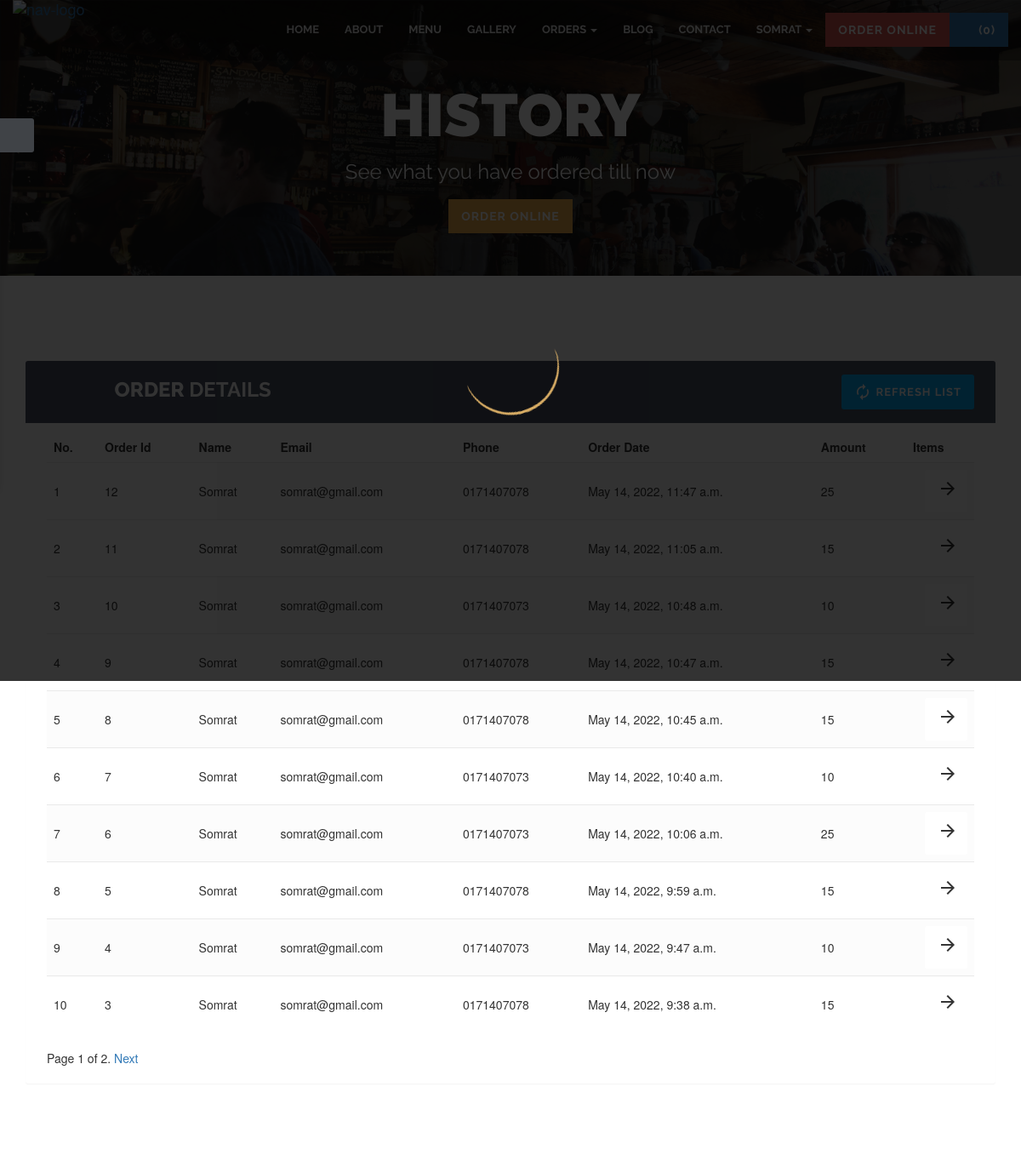
The app's page /orderView (signed in, upper part), older data.
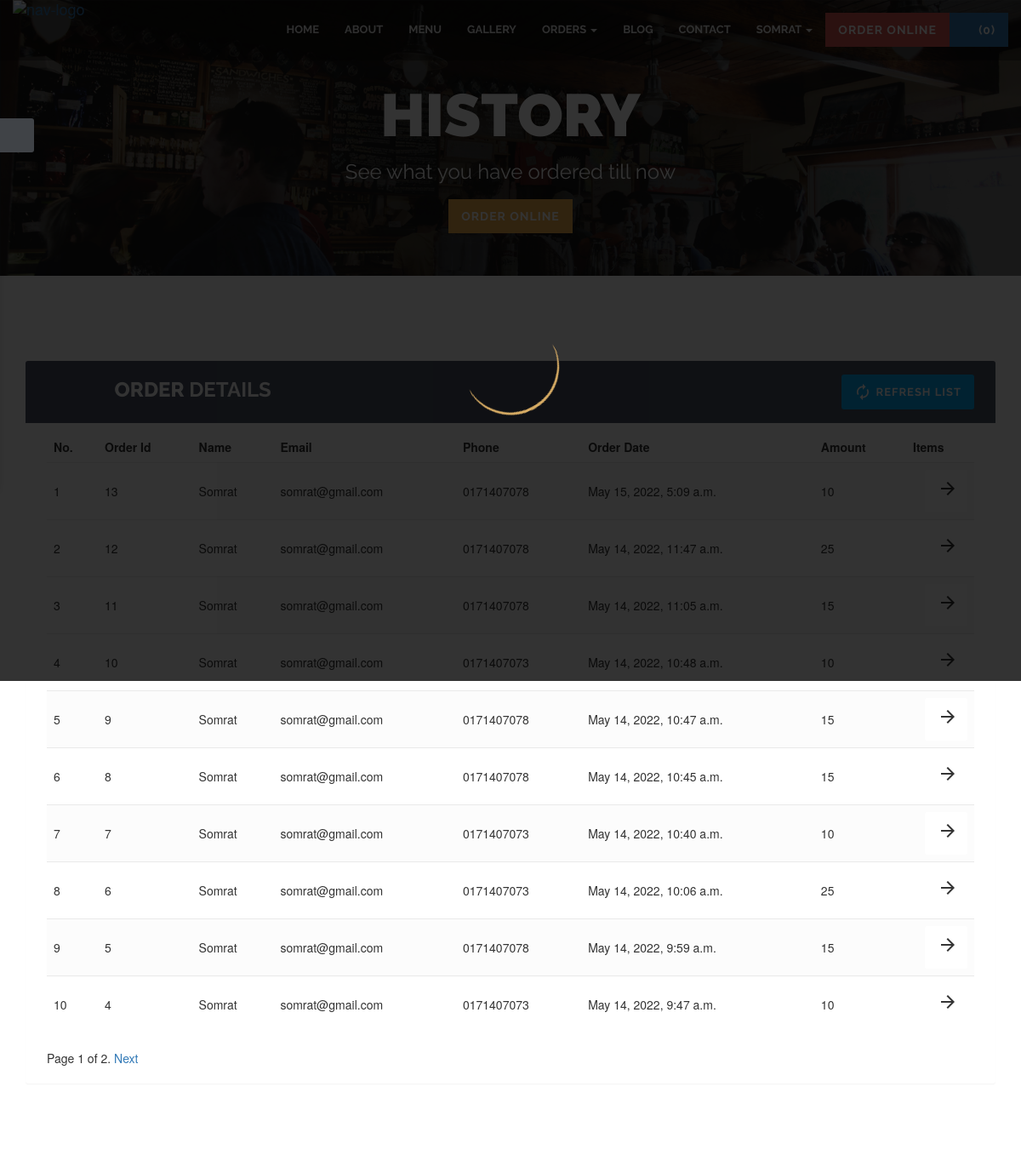
The same page, newer data.
### dashboard/models.py (models this page shows)
class Orders(models.Model):
    order_id = models.AutoField(primary_key=True)
    items_json = models.CharField(max_length=5000)
    userId = models.IntegerField(default=0)
    amount = models.IntegerField(default=0)
    name = models.CharField(max_length=90)
    email = models.CharField(max_length=111)
    address = models.CharField(max_length=111, null=True, blank=True)
    city = models.CharField(max_length=111, null=True, blank=True)
    state = models.CharField(max_length=111, null=True, blank=True)
    zip_code = models.CharField(max_length=111, null=True, blank=True)
    phone = models.CharField(max_length=111, default="")
    timestamp = models.DateTimeField(default=timezone.now)

### home/views.py (the view)
# urls.py: path('orderView', views.orderView, name="orderView"),
def orderView(request):
    if request.user.is_authenticated:
        current_user = request.user
        orderHistory = Orders.objects.filter(userId=current_user.id).order_by('-order_id')
        page_num = request.GET.get('page', 1)
        paginator = Paginator(orderHistory, 10)  # 10 data per page
        if len(orderHistory) == 0:
            messages.info(request, "You have not ordered.")
            return render(request, 'web/order_view.html')
        try:
            page_obj = paginator.page(page_num)
        except PageNotAnInteger:
            page_obj = paginator.page(1)
        except EmptyPage:
            page_obj = paginator.page(paginator.num_pages)
        return render(request, 'web/order_view.html', {'orderHistory': orderHistory, 'page_obj': page_obj})
    return render(request, 'web/order_view.html')

### templates/web/order_view.html (shortened to what the changed rows need)
{% load static %}
<!DOCTYPE html>
<html lang="en">
  <head>
    <link rel="stylesheet" href="{% static 'web/css/bootstrap.min.css' %}" />
    <link rel="stylesheet" href="{% static 'web/css/font-awesome/css/font-awesome.css' %}" />
    <link rel="stylesheet" href="{% static 'web/css/plugin.css' %}" />
    <link rel="stylesheet" href="{% static 'web/css/main.css' %}" />
  </head>
  <body>
    <div class="body">
      <div class="main-wrapper">
        <section class="page_header">
          <div class="container">
            <div class="row">
              <div class="col-md-12 text-center">
                <h2 class="text-uppercase wow fadeInDown">History</h2>
              </div>
            </div>
          </div>
        </section>
        <section class="main-content">
          {% if user.is_authenticated %}
          <div class="container" id="cont">
              <div class="table-wrapper">
                  <div class="table-title">
                      <div class="row">
                          <div class="col-sm-4">
                              <h2>Order <b>Details</b></h2>
                          </div>
                      </div>
                  </div>
                  <div style="overflow-x:auto;">
                    <table class="table table-striped table-hover">
                      <thead>
                          <tr>
                              <th>No.</th>
                              <th>Order Id</th>
                              <th>Name</th>
                              <th>Email</th>
                              <th>Phone</th>
                              <th>Order Date</th>
                              <th>Amount</th>
                              <th>Items</th>
                          </tr>
                      </thead>
                      <tbody>
                          {% for i in page_obj %}
                          <tr>
                              <td class="count"></td>
                              <td>{{i.order_id}}</td>
                              <td>{{i.name}}</td>
                              <td>{{i.email}}</td>
                              <td>{{i.phone}}</td>
                              <td>{{i.timestamp}}</td>
                              <td>{{i.amount}}</td>
                            <td><button type="button" id="itemModal{{i.order_id}}" style="width:50px; border-bottom: 1px solid white;" class="btn btn-success mx-2" data-toggle="modal" data-target="#itemModal"><i class="material-icons">&#xE5C8;</i></button></td>
                          </tr>
                          {% endfor %}
                      </tbody>
                    </table>
                  </div>
              </div>
          </div>
          {% else %}
              <div id="cont2">
                  <div class="alert alert-info">
                      <font style="font-size:22px"><center>You need to <strong><a class="alert-link" data-toggle="modal" data-target="#loginModal">Login</a></strong></center></font>
                  </div>
              </div>
          {% endif %}
        </section>
      </div>
    </div>
  </body>
</html>

Row changes from the older to the newer data that the page shows:
no longer on this page (row unchanged): Orders: order_id "3", name "Somrat", email "somrat@gmail.com", phone "0171407078", timestamp "May 14, 2022, 9:38 a.m.", amount "15"
added Orders: order_id "13", name "Somrat", email "somrat@gmail.com", phone "0171407078", timestamp "May 15, 2022, 5:09 a.m.", amount "10"
